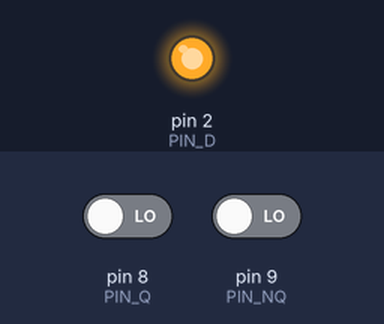
Recording of a sketch running on a simulated Arduino Uno, built with avr-gcc and run on an emulated ATmega328P. Shown: output pins drawn as LEDs (lit = HIGH). The inputs (shaded band) are chosen by the test bench; at power-on: pin 8 (PIN_Q) LOW, pin 9 (PIN_NQ) LOW. Pins used as bus, display or sensor lines are not drawn; what the sketch prints to the serial monitor is not drawn.

Above: at 0.1 s.
Timing chart, 0 to 1.6 s (numbered marks = the images above):
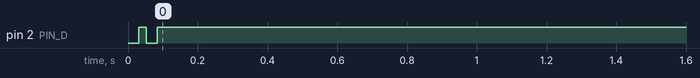

The sketch:

p06_dff_test.ino
```cpp
// WSU-COS 209 The Circuit-to-Cloud Workshop
// Practical 6: Latches, flip-flops and switch bounce  |  Lab sketch: 74HC74 D flip-flop test
// (c) 2026 Wellspring University, Faculty of Computing. For registered WSU-COS 209 students.
//
// 74HC74 dual D flip-flop pinout (pin 14 = 5V, pin 7 = GND), flip-flop 1:
//   /CLR (/1RD) = 1, D = 2, CLK (1CP) = 3, /PRE (/1SD) = 4, Q = 5, /Q = 6
//
// Wiring:
//   D2 -> D (pin 2),  D3 -> CLK (pin 3),  Q (pin 5) -> D8,  /Q (pin 6) -> D9
//   /PRE (pin 4) and /CLR (pin 1) -> 5V (not used, must not float)
//   Flip-flop 2 is not used: pins 10 and 13 -> 5V, pins 11 and 12 -> GND.
//
// The test proves three things:
//   1. Q copies D only at a RISING clock edge (CLK going 0 -> 1).
//   2. Changing D while CLK stays low or high, or a falling edge, does not change Q.
//   3. Q and /Q are always opposite.

const int PIN_D = 2;
const int PIN_CLK = 3;
const int PIN_Q = 8;
const int PIN_NQ = 9;
const int WAIT_MS = 5;
const int STEPS = 10;

// The test sequence. For each step: the value for D, what the clock does, and
// the Q we expect afterwards. Clock actions: 'r' = rise (0->1), 'f' = fall (1->0),
// 'l' = stays low, 'h' = stays high. The clock starts low.
const int STEP_D[STEPS]       = {  0,   0,   1,   1,   0,   0,   0,   1,   1,   1 };
const char STEP_CLK[STEPS]    = { 'r', 'f', 'l', 'r', 'h', 'f', 'r', 'h', 'f', 'r' };
const int STEP_EXPECT[STEPS]  = {  0,   0,   0,   1,   1,   1,   0,   0,   0,   1 };

void setup() {
  Serial.begin(115200);
  pinMode(PIN_D, OUTPUT);
  pinMode(PIN_CLK, OUTPUT);
  pinMode(PIN_Q, INPUT);
  pinMode(PIN_NQ, INPUT);
  digitalWrite(PIN_CLK, LOW);
  delay(WAIT_MS);

  Serial.println("P6 D flip-flop test: 74HC74 flip-flop 1");
  Serial.println("(the first rising edge loads a known value; Q is random at power-up)");

  int passed = 0;
  for (int i = 0; i < STEPS; i++) {
    // 1. Set D first, then wait so it is stable before any clock edge.
    digitalWrite(PIN_D, STEP_D[i]);
    delay(WAIT_MS);

    // 2. Do the clock action.
    if (STEP_CLK[i] == 'r') {
      digitalWrite(PIN_CLK, HIGH);
    } else if (STEP_CLK[i] == 'f') {
      digitalWrite(PIN_CLK, LOW);
    }                              // 'l' and 'h': leave the clock alone
    delay(WAIT_MS);

    // 3. Read and check.
    int q = digitalRead(PIN_Q);
    int nq = digitalRead(PIN_NQ);
    bool ok = (q == STEP_EXPECT[i]) && (nq != q);

    Serial.print("D=");
    Serial.print(STEP_D[i]);
    Serial.print(" CLK=");
    if (STEP_CLK[i] == 'r') Serial.print("rise");
    if (STEP_CLK[i] == 'f') Serial.print("fall");
    if (STEP_CLK[i] == 'l') Serial.print("low ");
    if (STEP_CLK[i] == 'h') Serial.print("high");
    Serial.print(" -> Q=");
    Serial.print(q);
    Serial.print(" /Q=");
    Serial.print(nq);
    if (ok) {
      Serial.println(" OK");
      passed++;
    } else {
      Serial.print(" FAIL (expected Q=");
      Serial.print(STEP_EXPECT[i]);
      Serial.println(")");
    }
  }

  if (passed == STEPS) {
    Serial.print("RESULT: PASS (");
  } else {
    Serial.print("RESULT: FAIL (");
  }
  Serial.print(passed);
  Serial.print("/");
  Serial.print(STEPS);
  Serial.println(")");
}

void loop() {
  // The test runs once. Press RESET to run it again.
}
```
